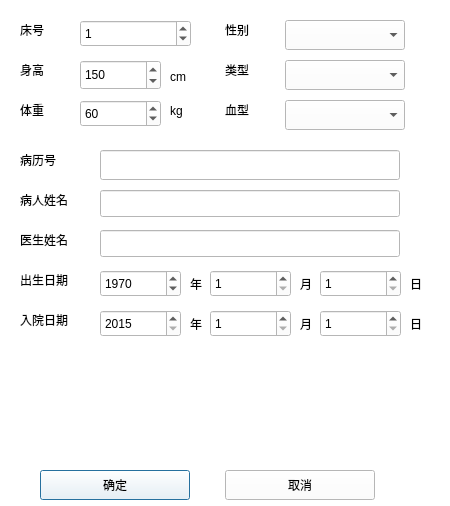
<?xml version="1.0" encoding="UTF-8"?>
<ui version="4.0">
 <class>bingrenxinxi</class>
 <widget class="QDialog" name="bingrenxinxi">
  <property name="geometry">
   <rect>
    <x>0</x>
    <y>0</y>
    <width>450</width>
    <height>506</height>
   </rect>
  </property>
  <property name="windowTitle">
   <string>病人信息</string>
  </property>
  <property name="autoFillBackground">
   <bool>false</bool>
  </property>
  <property name="styleSheet">
   <string notr="true">background-color: rgb(255, 255, 255);</string>
  </property>
  <property name="locale">
   <locale language="Chinese" country="China"/>
  </property>
  <property name="sizeGripEnabled">
   <bool>false</bool>
  </property>
  <property name="modal">
   <bool>false</bool>
  </property>
  <widget class="QPushButton" name="m_btn_ok">
   <property name="geometry">
    <rect>
     <x>40</x>
     <y>470</y>
     <width>150</width>
     <height>30</height>
    </rect>
   </property>
   <property name="text">
    <string>确定</string>
   </property>
   <property name="autoDefault">
    <bool>true</bool>
   </property>
   <property name="default">
    <bool>true</bool>
   </property>
   <property name="flat">
    <bool>false</bool>
   </property>
  </widget>
  <widget class="QPushButton" name="m_btn_cancel">
   <property name="geometry">
    <rect>
     <x>225</x>
     <y>470</y>
     <width>150</width>
     <height>30</height>
    </rect>
   </property>
   <property name="text">
    <string>取消</string>
   </property>
  </widget>
  <widget class="QLabel" name="label">
   <property name="geometry">
    <rect>
     <x>20</x>
     <y>20</y>
     <width>40</width>
     <height>20</height>
    </rect>
   </property>
   <property name="text">
    <string>床号</string>
   </property>
  </widget>
  <widget class="QLabel" name="label_2">
   <property name="geometry">
    <rect>
     <x>225</x>
     <y>20</y>
     <width>40</width>
     <height>20</height>
    </rect>
   </property>
   <property name="text">
    <string>性别</string>
   </property>
  </widget>
  <widget class="QLabel" name="label_4">
   <property name="geometry">
    <rect>
     <x>225</x>
     <y>60</y>
     <width>40</width>
     <height>20</height>
    </rect>
   </property>
   <property name="text">
    <string>类型</string>
   </property>
  </widget>
  <widget class="QLabel" name="label_7">
   <property name="geometry">
    <rect>
     <x>20</x>
     <y>60</y>
     <width>40</width>
     <height>20</height>
    </rect>
   </property>
   <property name="text">
    <string>身高 </string>
   </property>
  </widget>
  <widget class="QLabel" name="label_8">
   <property name="geometry">
    <rect>
     <x>20</x>
     <y>100</y>
     <width>40</width>
     <height>20</height>
    </rect>
   </property>
   <property name="text">
    <string>体重</string>
   </property>
  </widget>
  <widget class="QLabel" name="label_9">
   <property name="geometry">
    <rect>
     <x>225</x>
     <y>100</y>
     <width>40</width>
     <height>20</height>
    </rect>
   </property>
   <property name="text">
    <string>血型</string>
   </property>
  </widget>
  <widget class="QLabel" name="label_10">
   <property name="geometry">
    <rect>
     <x>20</x>
     <y>150</y>
     <width>60</width>
     <height>20</height>
    </rect>
   </property>
   <property name="text">
    <string>病历号</string>
   </property>
  </widget>
  <widget class="QLabel" name="label_11">
   <property name="geometry">
    <rect>
     <x>20</x>
     <y>230</y>
     <width>60</width>
     <height>20</height>
    </rect>
   </property>
   <property name="text">
    <string>医生姓名</string>
   </property>
  </widget>
  <widget class="QLabel" name="label_12">
   <property name="geometry">
    <rect>
     <x>20</x>
     <y>190</y>
     <width>60</width>
     <height>20</height>
    </rect>
   </property>
   <property name="text">
    <string>病人姓名</string>
   </property>
  </widget>
  <widget class="QLabel" name="label_13">
   <property name="geometry">
    <rect>
     <x>20</x>
     <y>270</y>
     <width>60</width>
     <height>20</height>
    </rect>
   </property>
   <property name="text">
    <string>出生日期 </string>
   </property>
  </widget>
  <widget class="QLabel" name="label_14">
   <property name="geometry">
    <rect>
     <x>20</x>
     <y>310</y>
     <width>60</width>
     <height>20</height>
    </rect>
   </property>
   <property name="text">
    <string>入院日期</string>
   </property>
  </widget>
  <widget class="QComboBox" name="comboBox_xingbie">
   <property name="geometry">
    <rect>
     <x>285</x>
     <y>20</y>
     <width>120</width>
     <height>30</height>
    </rect>
   </property>
   <property name="maxVisibleItems">
    <number>2</number>
   </property>
  </widget>
  <widget class="QComboBox" name="comboBox_leixing">
   <property name="geometry">
    <rect>
     <x>285</x>
     <y>60</y>
     <width>120</width>
     <height>30</height>
    </rect>
   </property>
   <property name="contextMenuPolicy">
    <enum>Qt::DefaultContextMenu</enum>
   </property>
   <property name="maxVisibleItems">
    <number>3</number>
   </property>
  </widget>
  <widget class="QComboBox" name="comboBox_xuexing">
   <property name="geometry">
    <rect>
     <x>285</x>
     <y>100</y>
     <width>120</width>
     <height>30</height>
    </rect>
   </property>
   <property name="maxVisibleItems">
    <number>5</number>
   </property>
   <property name="minimumContentsLength">
    <number>0</number>
   </property>
   <property name="duplicatesEnabled">
    <bool>false</bool>
   </property>
  </widget>
  <widget class="QLineEdit" name="lineEdit_binglihao">
   <property name="geometry">
    <rect>
     <x>100</x>
     <y>150</y>
     <width>300</width>
     <height>30</height>
    </rect>
   </property>
  </widget>
  <widget class="QLineEdit" name="lineEdit_bingrenxingming">
   <property name="geometry">
    <rect>
     <x>100</x>
     <y>190</y>
     <width>300</width>
     <height>27</height>
    </rect>
   </property>
  </widget>
  <widget class="QLineEdit" name="lineEdit_yishengxingming">
   <property name="geometry">
    <rect>
     <x>100</x>
     <y>230</y>
     <width>300</width>
     <height>27</height>
    </rect>
   </property>
  </widget>
  <widget class="QSpinBox" name="spinBox_shengao">
   <property name="geometry">
    <rect>
     <x>80</x>
     <y>60</y>
     <width>81</width>
     <height>30</height>
    </rect>
   </property>
   <property name="maximum">
    <number>300</number>
   </property>
   <property name="value">
    <number>150</number>
   </property>
  </widget>
  <widget class="QSpinBox" name="spinBox_tizhong">
   <property name="geometry">
    <rect>
     <x>80</x>
     <y>100</y>
     <width>81</width>
     <height>27</height>
    </rect>
   </property>
   <property name="minimum">
    <number>1</number>
   </property>
   <property name="maximum">
    <number>500</number>
   </property>
   <property name="value">
    <number>60</number>
   </property>
  </widget>
  <widget class="QLabel" name="label_3">
   <property name="geometry">
    <rect>
     <x>170</x>
     <y>66</y>
     <width>31</width>
     <height>21</height>
    </rect>
   </property>
   <property name="text">
    <string>cm</string>
   </property>
  </widget>
  <widget class="QLabel" name="label_5">
   <property name="geometry">
    <rect>
     <x>170</x>
     <y>100</y>
     <width>31</width>
     <height>21</height>
    </rect>
   </property>
   <property name="text">
    <string>kg</string>
   </property>
  </widget>
  <widget class="QSpinBox" name="spinBox_chuanghao">
   <property name="geometry">
    <rect>
     <x>80</x>
     <y>20</y>
     <width>111</width>
     <height>27</height>
    </rect>
   </property>
   <property name="maximum">
    <number>9999</number>
   </property>
   <property name="singleStep">
    <number>1</number>
   </property>
   <property name="value">
    <number>1</number>
   </property>
  </widget>
  <widget class="QSpinBox" name="spinBox_chusheng_nian">
   <property name="geometry">
    <rect>
     <x>100</x>
     <y>270</y>
     <width>81</width>
     <height>27</height>
    </rect>
   </property>
   <property name="minimum">
    <number>1900</number>
   </property>
   <property name="maximum">
    <number>2200</number>
   </property>
   <property name="value">
    <number>1970</number>
   </property>
  </widget>
  <widget class="QSpinBox" name="spinBox_ruyuan_nian">
   <property name="geometry">
    <rect>
     <x>100</x>
     <y>310</y>
     <width>81</width>
     <height>27</height>
    </rect>
   </property>
   <property name="minimum">
    <number>2015</number>
   </property>
   <property name="maximum">
    <number>2200</number>
   </property>
  </widget>
  <widget class="QLabel" name="label_6">
   <property name="geometry">
    <rect>
     <x>190</x>
     <y>275</y>
     <width>21</width>
     <height>17</height>
    </rect>
   </property>
   <property name="text">
    <string>年</string>
   </property>
  </widget>
  <widget class="QSpinBox" name="spinBox_chusheng_yue">
   <property name="geometry">
    <rect>
     <x>210</x>
     <y>270</y>
     <width>81</width>
     <height>27</height>
    </rect>
   </property>
   <property name="minimum">
    <number>1</number>
   </property>
   <property name="maximum">
    <number>12</number>
   </property>
  </widget>
  <widget class="QLabel" name="label_15">
   <property name="geometry">
    <rect>
     <x>300</x>
     <y>275</y>
     <width>21</width>
     <height>17</height>
    </rect>
   </property>
   <property name="text">
    <string>月</string>
   </property>
  </widget>
  <widget class="QSpinBox" name="spinBox_chusheng_ri">
   <property name="geometry">
    <rect>
     <x>320</x>
     <y>270</y>
     <width>81</width>
     <height>27</height>
    </rect>
   </property>
   <property name="minimum">
    <number>1</number>
   </property>
   <property name="maximum">
    <number>31</number>
   </property>
  </widget>
  <widget class="QLabel" name="label_16">
   <property name="geometry">
    <rect>
     <x>410</x>
     <y>275</y>
     <width>21</width>
     <height>17</height>
    </rect>
   </property>
   <property name="text">
    <string>日</string>
   </property>
  </widget>
  <widget class="QLabel" name="label_17">
   <property name="geometry">
    <rect>
     <x>410</x>
     <y>315</y>
     <width>21</width>
     <height>17</height>
    </rect>
   </property>
   <property name="text">
    <string>日</string>
   </property>
  </widget>
  <widget class="QLabel" name="label_18">
   <property name="geometry">
    <rect>
     <x>190</x>
     <y>315</y>
     <width>21</width>
     <height>17</height>
    </rect>
   </property>
   <property name="text">
    <string>年</string>
   </property>
  </widget>
  <widget class="QLabel" name="label_19">
   <property name="geometry">
    <rect>
     <x>300</x>
     <y>315</y>
     <width>21</width>
     <height>17</height>
    </rect>
   </property>
   <property name="text">
    <string>月</string>
   </property>
  </widget>
  <widget class="QSpinBox" name="spinBox_ruyuan_yue">
   <property name="geometry">
    <rect>
     <x>210</x>
     <y>310</y>
     <width>81</width>
     <height>27</height>
    </rect>
   </property>
   <property name="minimum">
    <number>1</number>
   </property>
   <property name="maximum">
    <number>12</number>
   </property>
  </widget>
  <widget class="QSpinBox" name="spinBox_ruyuan_ri">
   <property name="geometry">
    <rect>
     <x>320</x>
     <y>310</y>
     <width>81</width>
     <height>27</height>
    </rect>
   </property>
   <property name="minimum">
    <number>1</number>
   </property>
   <property name="maximum">
    <number>31</number>
   </property>
  </widget>
 </widget>
 <resources/>
 <connections/>
</ui>
